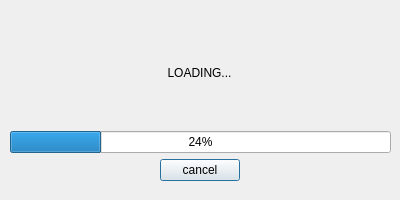
<?xml version="1.0" encoding="UTF-8"?>
<ui version="4.0">
 <class>ProgressDialog</class>
 <widget class="QDialog" name="ProgressDialog">
  <property name="geometry">
   <rect>
    <x>0</x>
    <y>0</y>
    <width>400</width>
    <height>200</height>
   </rect>
  </property>
  <property name="minimumSize">
   <size>
    <width>400</width>
    <height>200</height>
   </size>
  </property>
  <property name="maximumSize">
   <size>
    <width>400</width>
    <height>200</height>
   </size>
  </property>
  <property name="windowTitle">
   <string>Dialog</string>
  </property>
  <widget class="QWidget" name="verticalLayoutWidget">
   <property name="geometry">
    <rect>
     <x>10</x>
     <y>20</y>
     <width>381</width>
     <height>161</height>
    </rect>
   </property>
   <layout class="QVBoxLayout" name="verticalLayout">
    <item>
     <widget class="QLabel" name="label">
      <property name="sizePolicy">
       <sizepolicy hsizetype="Preferred" vsizetype="Preferred">
        <horstretch>0</horstretch>
        <verstretch>0</verstretch>
       </sizepolicy>
      </property>
      <property name="maximumSize">
       <size>
        <width>379</width>
        <height>158</height>
       </size>
      </property>
      <property name="text">
       <string>LOADING...</string>
      </property>
      <property name="alignment">
       <set>Qt::AlignCenter</set>
      </property>
     </widget>
    </item>
    <item>
     <widget class="QProgressBar" name="progressBar">
      <property name="value">
       <number>24</number>
      </property>
     </widget>
    </item>
    <item alignment="Qt::AlignHCenter">
     <widget class="QPushButton" name="pushButton">
      <property name="sizePolicy">
       <sizepolicy hsizetype="Fixed" vsizetype="Fixed">
        <horstretch>0</horstretch>
        <verstretch>0</verstretch>
       </sizepolicy>
      </property>
      <property name="text">
       <string>cancel</string>
      </property>
     </widget>
    </item>
   </layout>
  </widget>
 </widget>
 <resources/>
 <connections/>
</ui>
